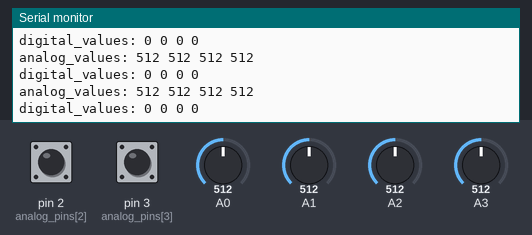
Recording of a sketch running on a simulated Arduino Uno, built with avr-gcc and run on an emulated ATmega328P. On the bench: the last lines printed to the serial monitor. The test bench sets the inputs (shaded band); at power-on: A0 = 512, A1 = 512, A2 = 512, pin 2 (analog_pins[2]) HIGH, pin 3 (analog_pins[3]) HIGH, A3 = 512.

Above: at 1.2 s.
1.3 s: A0 set to 109
At 1.8 s:
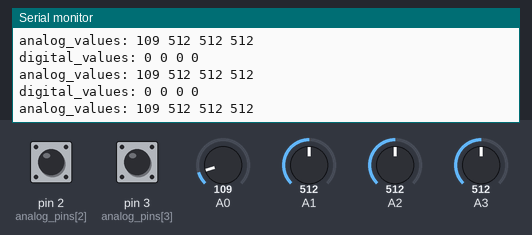
4.3 s: A0 set to 95
At 5.3 s:
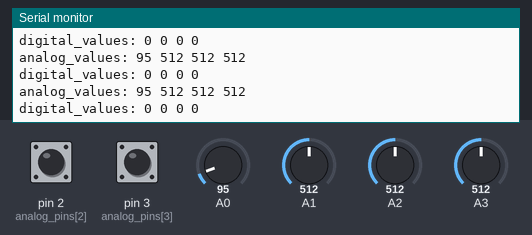
7.3 s: A1 set to 107
At 7.8 s:
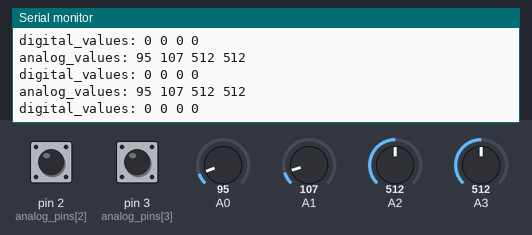
10.3 s: A1 set to 89
At 11.1 s:
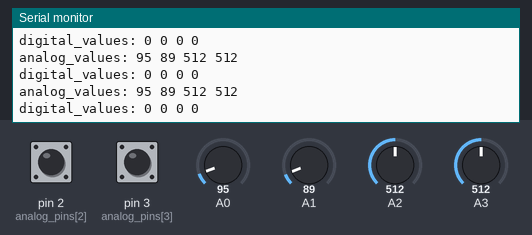
13.3 s: A2 set to 105
At 14.2 s:
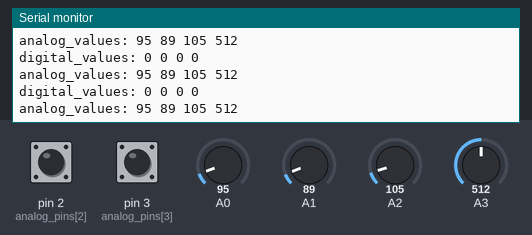
16.3 s: A2 set to 89
At 17.4 s:
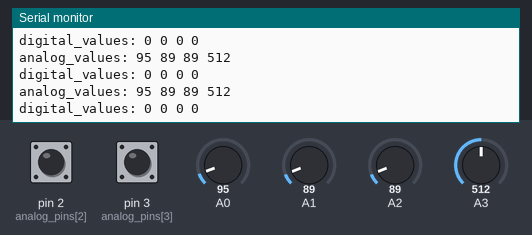
Timing chart, 0 to 19.3 s (numbered marks = the images above; inputs shaded):
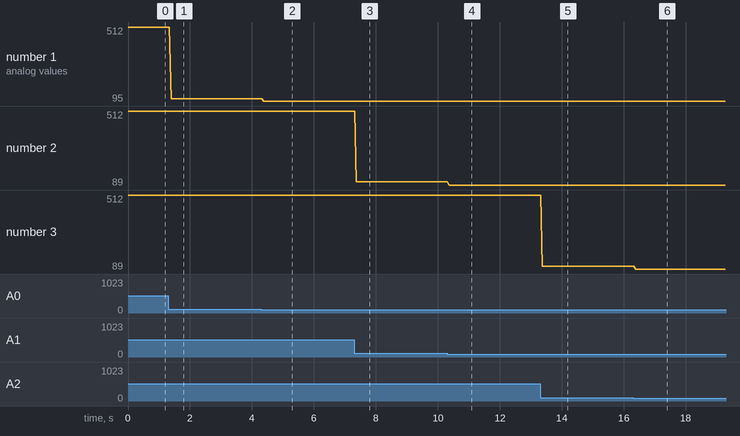

The sketch:

serial_basic_input.ino
```cpp
/*

RISD SRST: Programming Sound: Performance Systems
Prof. Shawn Greenlee

Arduino starter code (code contains some options for Teensy)

For basic serial communition to Pure Data or Max
Code adapted from Alexandros Drymonits, Yann Seznec, and PJRC: public domain

*/

// analog values array size, must be constant
const int num_of_analog_pins = 4; // total numer of analog pins
int analog_values[num_of_analog_pins];
int analog_pins[] = {
  0, 1, 2, 3 // list each analog pin to use
};

// digital_values array size, must be constant
const int num_of_digital_pins = 4; // total numer of digital pins
int digital_values[num_of_digital_pins];
int digital_pins [] = {
  0, 1, 2, 3// list each digital pin to use
};


void setup() {

 // analogReadResolution(12); // Teensy is 12bit ADC, you can set to 12 but this will introduce some noise, also you can set lower like 7bit for MIDI range
 // analogReadAveraging(32); // Teensy can do averaging of samples in hardware, set to 4, 8, 16, 32

  pinMode(0, INPUT_PULLUP);  // set pin modes individually
  pinMode(1, INPUT_PULLUP);
  pinMode(2, INPUT_PULLUP);
  pinMode(3, INPUT_PULLUP);
  // pinMode(4, INPUT_PULLUP);
  //  pinMode(5, INPUT_PULLUP);
  //  pinMode(6, INPUT_PULLUP);
  //  pinMode(7, INPUT_PULLUP);
  //  pinMode(8, INPUT_PULLUP);
  //  pinMode(9, INPUT_PULLUP);
  //  pinMode(10, INPUT_PULLUP);
  //  pinMode(11, INPUT_PULLUP);
  //  pinMode(12, INPUT_PULLUP);
  //  pinMode(13, INPUT_PULLUP);

  Serial.begin(9600);
}

void loop() {
  for (int i = 0; i < num_of_analog_pins; i++) analog_values[i] = analogRead(analog_pins[i]);
  for (int i = 0; i < num_of_digital_pins; i++) digital_values[i] = !digitalRead(digital_pins[i]);


  Serial.print("analog_values: ");
  for (int i = 0; i < (num_of_analog_pins); i++) {
    Serial.print(analog_values[i]);
    Serial.print(" ");
  }
  Serial.println(" ");


  Serial.print("digital_values: ");
  for (int i = 0; i < (num_of_digital_pins); i++) {
    Serial.print(digital_values[i]);
    Serial.print(" ");
  }
  Serial.println(" ");

  delay(20);
}
```

Measured:
- the behaviour switches between 100 and 99 on A0 (found by bisection; images 1 and 2)
- the behaviour switches between 100 and 99 on A2 (found by bisection; images 5 and 6)
- after the input at 1.3 s, the serial monitor: prints a new line after 0.10 s (image 1)
- after the input at 4.3 s, the serial monitor: prints a new line after 0.08 s (image 2)
- after the input at 7.3 s, the serial monitor: prints a new line after 0.07 s (image 3)
- after the input at 10.3 s, the serial monitor: prints a new line after 0.07 s (image 4)
- after the input at 13.3 s, the serial monitor: prints a new line after 0.08 s (image 5)
- after the input at 16.3 s, the serial monitor: prints a new line after 0.08 s (image 6)
